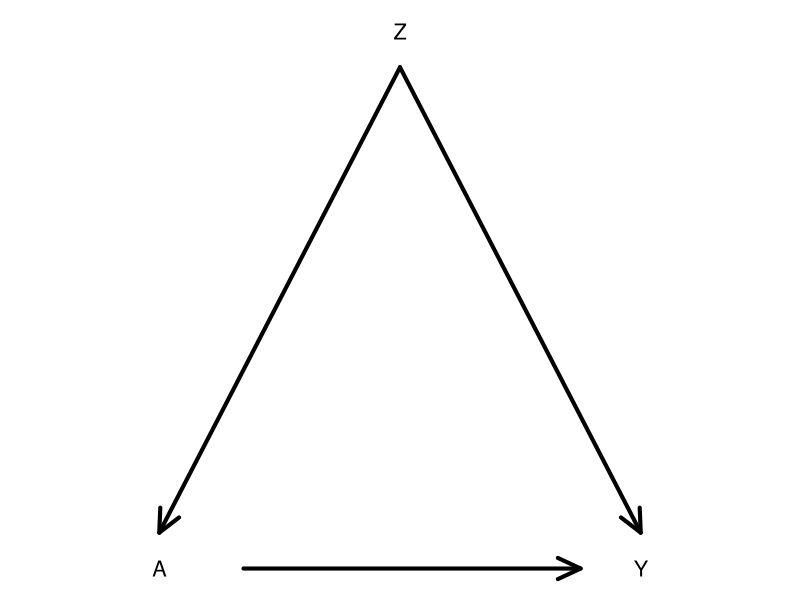
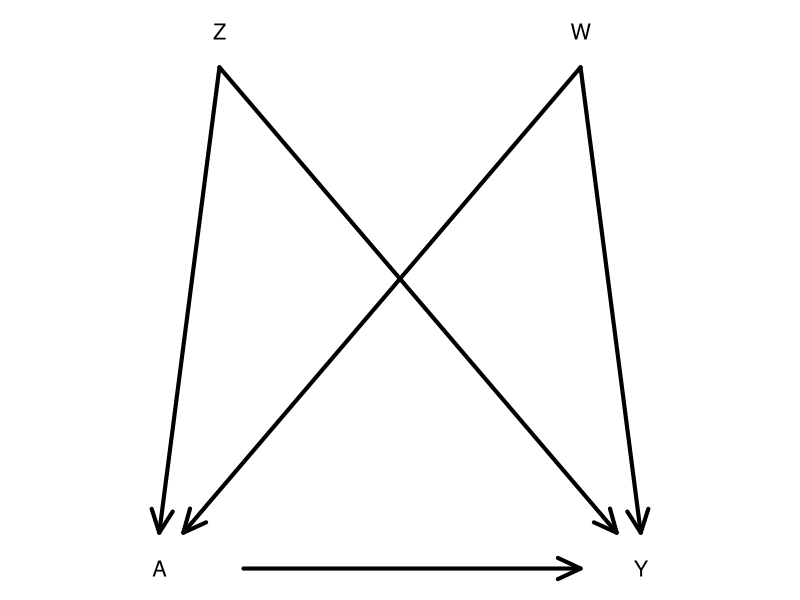

Write R code to recreate these figures, in order. (Note: this script raises an error after producing the figures.)
## ---- chunk 1
knitr::opts_chunk$set(echo=TRUE, eval=FALSE)
## ---- chunk 2
par(mar = rep(0.5,4))
plot(1, type = "n", xaxt = "n", yaxt = "n", bty = "n", xlab = "", ylab = "", xlim = c(0,6), ylim = c(1,4))
text(c("A", "Z", "Y"), x = c(1,3,5), y = c(1,4,1), cex = 1.3)
arrows(x0 = c(3,3), y0 = c(4,4)-0.2, x1 = c(1,5), y1 = c(1,1)+0.2, angle = 25, lwd = 4)
arrows(x0 = 1.7, y0 = 1, x1 = 4.5, y1 = 1, angle = 25, lwd = 4)
## ---- chunk 3
library(dplyr)
## ---- chunk 4
set.seed(22)
n <- 1e6
Z <- rbinom(n, size = 1, prob = 0.5)
p_A <- dplyr::case_when(
    Z==1 ~ 0.8,
    Z==0 ~ 0.3
)
A <- rbinom(n, size = 1, prob = p_A)
p_Y <- dplyr::case_when(
    Z==1 & A==1 ~ 0.3,
    Z==1 & A==0 ~ 0.6,
    Z==0 & A==1 ~ 0.9,
    Z==0 & A==0 ~ 0.2
)
Y <- rbinom(n, size = 1, prob = p_Y)
A_do_1 <- rep(1, n)
A_do_0 <- rep(0, n)

p_Y_Ado1 <- dplyr::case_when(
    Z==1 & A_do_1==1 ~ 0.3,
    Z==1 & A_do_1==0 ~ 0.6,
    Z==0 & A_do_1==1 ~ 0.9,
    Z==0 & A_do_1==0 ~ 0.2
)
Y_Ado1 <- rbinom(n, size = 1, prob = p_Y_Ado1)

p_Y_Ado0 <- dplyr::case_when(
    Z==1 & A_do_0==1 ~ 0.3,
    Z==1 & A_do_0==0 ~ 0.6,
    Z==0 & A_do_0==1 ~ 0.9,
    Z==0 & A_do_0==0 ~ 0.2
)
Y_Ado0 <- rbinom(n, size = 1, prob = p_Y_Ado0)


sim_data <- data.frame(Z, A, Y, Y_Ado1, Y_Ado0)

sum(sim_data$Y_Ado1==1)/n
sum(sim_data$Y_Ado0==1)/n

(sum(sim_data$Y_Ado1==1)/n)-(sum(sim_data$Y_Ado0==1)/n)
## ---- chunk 5
# Fit a logistic regression model to estimate propensity scores
ps_mod <- glm(A ~ Z, data = sim_data, family = "binomial")

# Get the actual propensity scores
# predict(..., type = "response") gives the predicted probabilities from logistic regression
# What computations are going on behind the scenes?
sim_data$PS <- dplyr::case_when(
    A==1 ~ predict(ps_mod, type = "response"),
    A==0 ~ 1-predict(ps_mod, type = "response")
)

# Form inverse probability weights
sim_data$weight <- 1/sim_data$PS

# Use the IP weights to estimate:
# (1) the average outcome if all people were treated
# (2) the average outcome if all people were untreated
# group_by() forms groups according to the given variable
# summarize() computes a summary measure for those groups
results <- sim_data %>%
    group_by(A) %>%
    summarize(Y_po_estim = sum(Y*weight)/sum(weight))

# Display estimates (1) and (2)
results

# Compute the estimated average causal effect (ACE)
# How does it compare to the truth from "do"ing?
diff(results$Y_po_estim)
## ---- chunk 6
par(mar = rep(0.5,4))
plot(1, type = "n", xaxt = "n", yaxt = "n", bty = "n", xlab = "", ylab = "", xlim = c(0,6), ylim = c(1,4))
text(c("A", "Z", "W", "Y"), x = c(1,1.5,4.5,5), y = c(1,4,4,1), cex = 1.3)
arrows(x0 = c(1.5,1.5), y0 = c(4,4)-0.2, x1 = c(1,4.8), y1 = c(1,1)+0.2, angle = 25, lwd = 4)
arrows(x0 = c(4.5,4.5), y0 = c(4,4)-0.2, x1 = c(1.2,5), y1 = c(1,1)+0.2, angle = 25, lwd = 4)
arrows(x0 = 1.7, y0 = 1, x1 = 4.5, y1 = 1, angle = 25, lwd = 4)
## ---- chunk 7
p_B <- dplyr::case_when(
    B==1 ~ 0.8,
    B==0 ~ 0.4
)
p_C <- dplyr::case_when(
    C==1 ~ 0.9,
    C==0 ~ 0.5
)
p_D <- dplyr::case_when(
    D==1 ~ 0.7,
    D==0 ~ 0.1
)
p_A <- p_B*p_C*p_D
